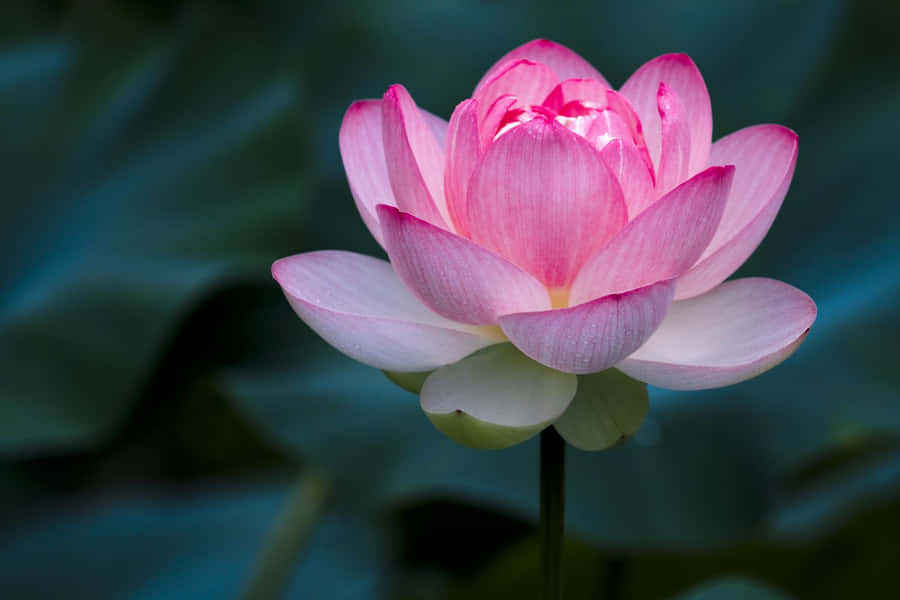
#> input picture image1.jpg, 900 x 600 px
$ python h6.py
#> lines starting #> are read from the running program, lines starting #| are printed output that depends on the picture
import cv2
import matplotlib.pyplot as plt

# Read image in grayscale
img = cv2.imread("image1.jpg", 0)
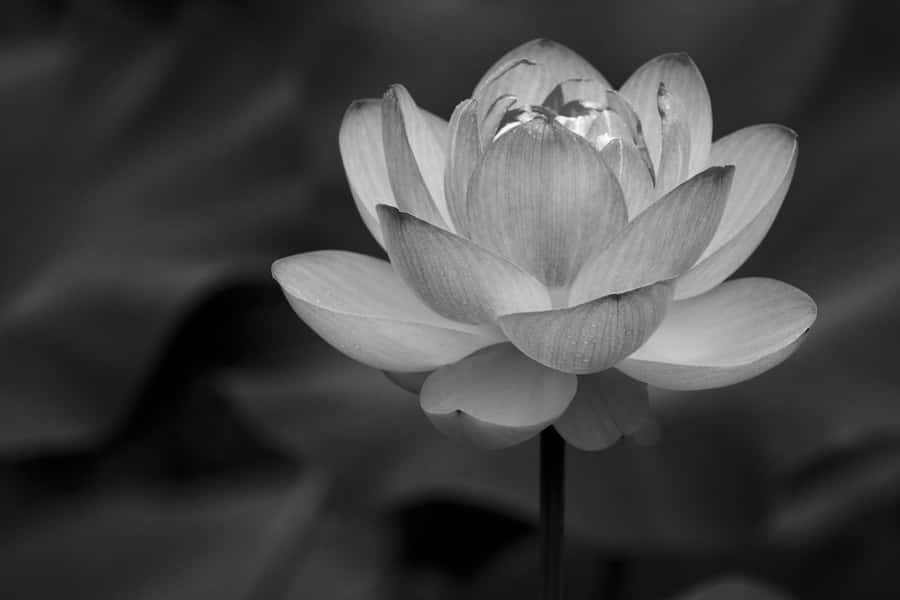
#> img: shape (600, 900); min 0, max 255, mean 67

if img is None:
    print("Image not found. Check the file name.")
    exit()

# Calculate histogram
hist = cv2.calcHist([img], [0], None, [256], [0, 256])
#> hist = 256 values, max 18816 at index 40, min 3 at index 254, mean 2109.4

# Plot histogram
plt.plot(hist)

plt.title("Image Histogram")
plt.xlabel("Pixel Intensity")
plt.ylabel("Frequency")
plt.xlim([0, 256])
plt.grid()

# Save histogram
plt.savefig("histogram.png")
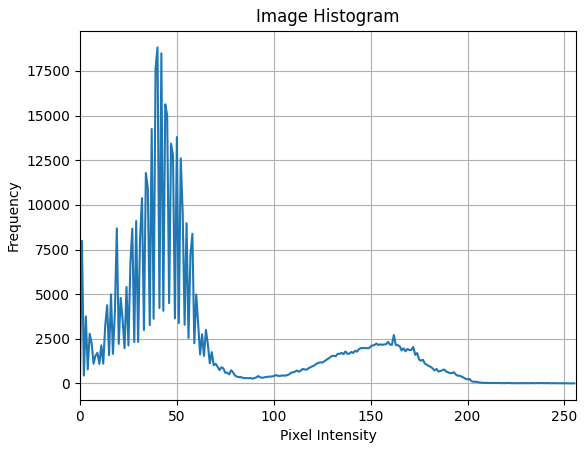
#> figure drawn by matplotlib, 1 panel; curve peaks at x = 40, y = 18816

# Display histogram
plt.show()

print("Histogram generated successfully!")
print("Output saved as histogram.png")

$ run again, with image2.jpg copied over image1.jpg
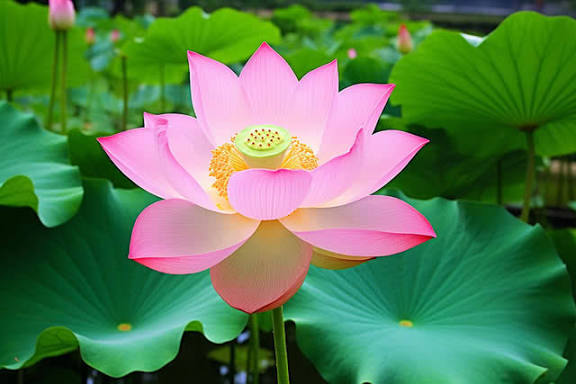
#> input picture image2.jpg, 576 x 384 px
#> `img = cv2.imread("image1.jpg", 0)`:
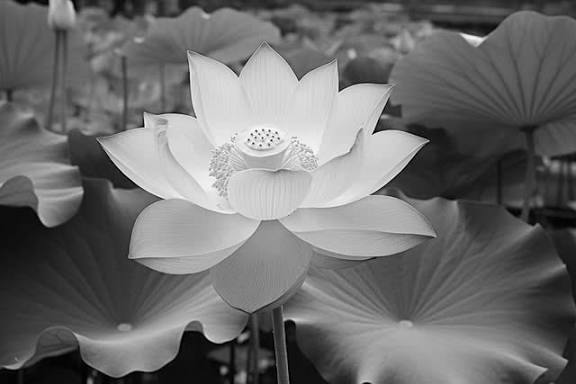
#> img: shape (384, 576); min 0, max 255, mean 109.4
#> hist = 256 values, max 1919 at index 90, min 2 at index 254, mean 864
#> `plt.savefig("histogram.png")`:
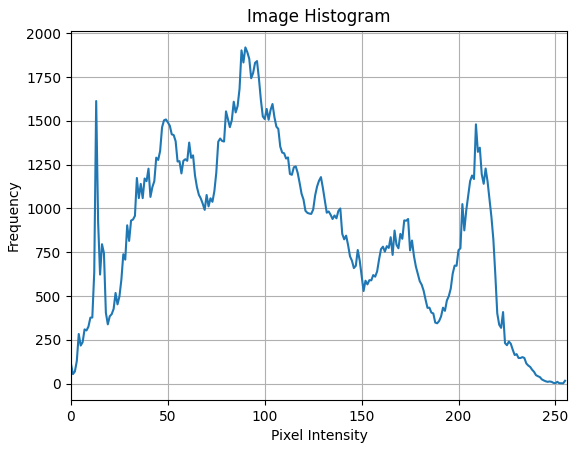
#> figure drawn by matplotlib, 1 panel; curve peaks at x = 90, y = 1919
